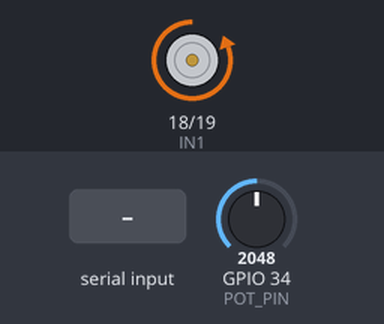
Recording of a sketch running on a simulated ESP32. Shown: motor-driver pin pairs drawn as motors (green arrow = first pin HIGH = forward, orange = second pin HIGH = backward, longer = more drive, scaled by the enable pin). The test bench sets the inputs (shaded band); at power-on: GPIO 34 (POT_PIN) = 2048. What the sketch prints to the serial monitor is not drawn.

Above: at 1.2 s.
1.3 s: "90,45\n" received over Serial
At 1.8 s:
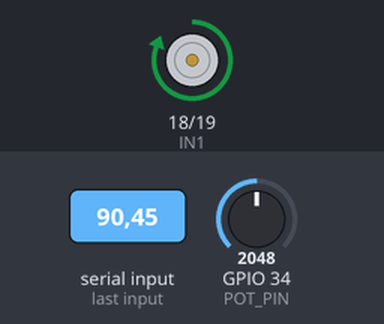
4.3 s: "5\n" received over Serial
At 5.11 s:
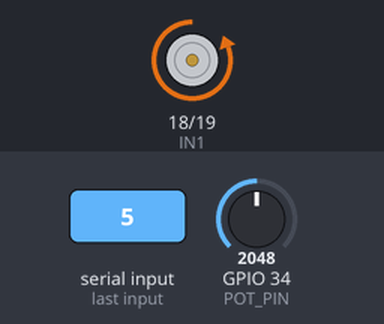
7.3 s: "90\n" received over Serial
At 10.2 s:
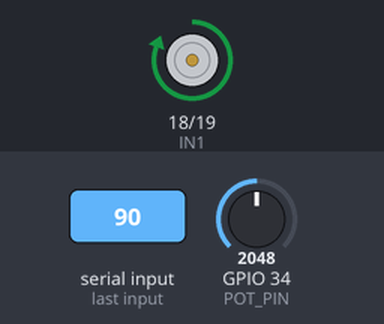
10.3 s: GPIO 34 (POT_PIN) set to 3593
11.8 s: GPIO 34 (POT_PIN) set to 3701
At 12.8 s:
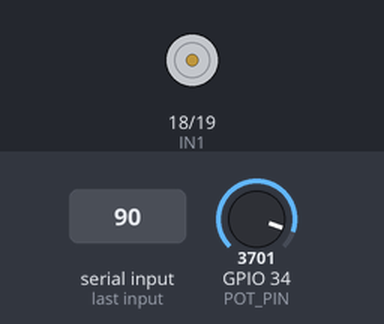
13.3 s: GPIO 34 (POT_PIN) set to 2866
At 13.45 s:
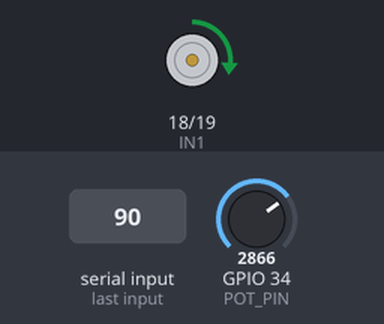
Timing chart, 0 to 16.3 s (numbered marks = the images above; inputs shaded):
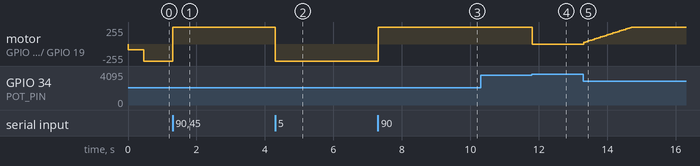

Measured:
- the behaviour switches between 3647 and 3648 on GPIO 34 (POT_PIN) (found by bisection; images 3 and 4)
- after the input at 1.3 s, motor on GPIO 18 (IN1) / GPIO 19 (IN2): backward 255/255 → forward 255/255 at once
- after the input at 4.3 s, motor on GPIO 18 (IN1) / GPIO 19 (IN2): forward 255/255 → backward 255/255 at once
- after the input at 7.3 s, motor on GPIO 18 (IN1) / GPIO 19 (IN2): backward 255/255 → forward 255/255 at once
- after the input at 11.8 s, motor on GPIO 18 (IN1) / GPIO 19 (IN2): forward 255/255 → stopped at once
- after the input at 13.3 s, motor on GPIO 18 (IN1) / GPIO 19 (IN2): moves from stopped to forward 255/255 over 1.4 s, starting at once

The sketch:

PIDSlider.ino
```cpp
// Pines del puente H
const int IN1 = 18;
const int IN2 = 19;
const int ENA = 5;  // PWM para control de velocidad

// Pin del potenciómetro
const int POT_PIN = 34;  // Entrada analógica (ADC)

// Variables del PID
float kp = 0.5;    // Ganancia proporcional
float ki = 0.018;    // Ganancia integral (más pequeña)
float kd = 0.15;   // Ganancia derivativa

float errorAnterior = 0;
float integral = 0;

// Valor de referencia (posición deseada del potenciómetro)
float referencia = 0.0;  // Ajusta según necesidad

// Umbral para evitar oscilaciones
const int UMBRAL_ERROR = 2;

void setup() {
  pinMode(IN1, OUTPUT);
  pinMode(IN2, OUTPUT);
  pinMode(ENA, OUTPUT);

  Serial.begin(115200);
  Serial.println("Control PID para motor con ESP32");
  Serial.println("Escribe un nuevo valor de referencia (0-255):");
}

void loop() {
  // Leer valor del potenciómetro y mapearlo a rango 0-255
  int valorPot = analogRead(POT_PIN) / 16;

  // Comprobar si hay datos disponibles en la terminal
  if (Serial.available() > 0) {
    String input = Serial.readStringUntil('\n'); // Leer hasta el salto de línea
    int nuevoValor = input.toInt();  // Convertir a entero

    // Validar el nuevo valor de referencia
    if (nuevoValor >= 0 && nuevoValor <= 100) {
      referencia = nuevoValor * 2.55;  // Actualizar la referencia
      Serial.print("Referencia actualizada a: ");
      Serial.println(referencia);
    } else {
      Serial.println("Por favor, ingresa un valor entre 0 y 100.");
    }
  }

  // Calcular error
  float error = referencia - valorPot;

  // Si el error es mayor que el umbral, acumular la parte integral
  if (abs(error) > UMBRAL_ERROR) {
    integral += error;
  } else {
    integral = 0;  // Evitar acumulación innecesaria
  }

  // Calcular la parte derivativa
  float derivativo = error - errorAnterior;

  // Calcular salida del PID
  float salidaPID = kp * error + ki * integral + kd * derivativo;

  // Limitar salida a 0-255
  salidaPID = constrain(abs(salidaPID), 0, 255);

  // Controlar dirección y velocidad del motor
  if (abs(error) <= UMBRAL_ERROR) {
    detener();  // Detener el motor si está cerca de la referencia
  } else if (error > 0) {
    adelante(salidaPID);  // Mover hacia adelante si la referencia es mayor
  } else {
    atras(salidaPID);  // Mover hacia atrás si el valor es mayor que la referencia
  }

  // Actualizar error anterior
  errorAnterior = error;

  // Mostrar información en la terminal
  Serial.print("Ref: ");
  Serial.print(referencia);
  Serial.print(" | Pot: ");
  Serial.print(valorPot);
  Serial.print(" | Error: ");
  Serial.print(error);
  Serial.print(" | PID: ");
  Serial.println(salidaPID);

  delay(5);  // Espera breve para estabilizar el control
}

// Función para mover el motor hacia adelante con PWM
void adelante(int velocidad) {
  digitalWrite(IN1, HIGH);
  digitalWrite(IN2, LOW);
  analogWrite(ENA, velocidad);  // PWM para velocidad
}

// Función para mover el motor hacia atrás con PWM
void atras(int velocidad) {
  digitalWrite(IN1, LOW);
  digitalWrite(IN2, HIGH);
  analogWrite(ENA, velocidad);  // PWM para velocidad
}

// Función para detener el motor
void detener() {
  digitalWrite(IN1, LOW);
  digitalWrite(IN2, LOW);
  analogWrite(ENA, 0);  // Detener motor
}
```
